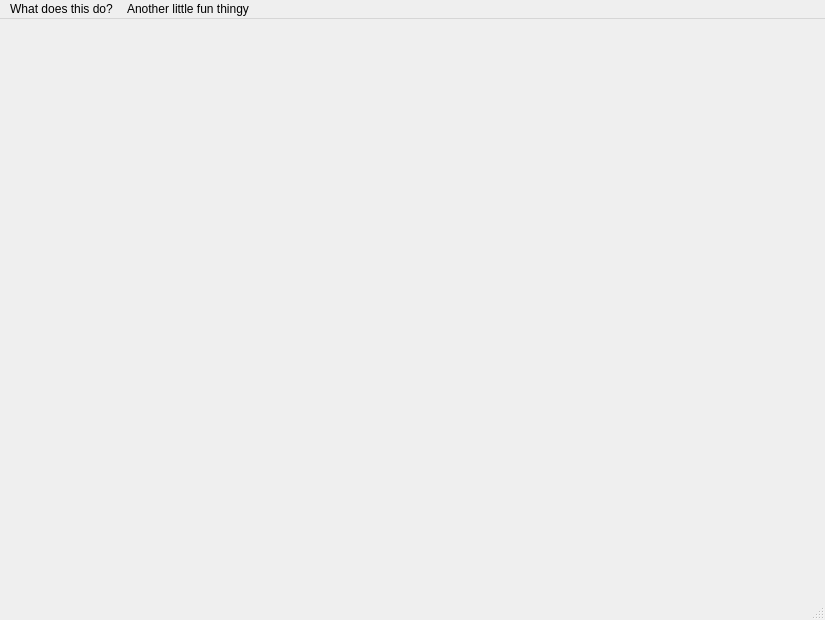
<?xml version="1.0" encoding="UTF-8"?>
<ui version="4.0">
 <class>MainWindow</class>
 <widget class="QMainWindow" name="MainWindow">
  <property name="geometry">
   <rect>
    <x>0</x>
    <y>0</y>
    <width>825</width>
    <height>620</height>
   </rect>
  </property>
  <property name="windowTitle">
   <string>MainWindow</string>
  </property>
  <widget class="QWidget" name="centralwidget">
   <layout class="QVBoxLayout" name="verticalLayout">
    <item>
     <widget class="QStackedWidget" name="stackedWidget">
      <property name="currentIndex">
       <number>1</number>
      </property>
      <widget class="QWidget" name="page">
       <widget class="QTextEdit" name="textEdit">
        <property name="geometry">
         <rect>
          <x>230</x>
          <y>80</y>
          <width>104</width>
          <height>71</height>
         </rect>
        </property>
        <property name="html">
         <string>&lt;!DOCTYPE HTML PUBLIC &quot;-//W3C//DTD HTML 4.0//EN&quot; &quot;http://www.w3.org/TR/REC-html40/strict.dtd&quot;&gt;
&lt;html&gt;&lt;head&gt;&lt;meta name=&quot;qrichtext&quot; content=&quot;1&quot; /&gt;&lt;meta charset=&quot;utf-8&quot; /&gt;&lt;style type=&quot;text/css&quot;&gt;
p, li { white-space: pre-wrap; }
hr { height: 1px; border-width: 0; }
li.unchecked::marker { content: &quot;\2610&quot;; }
li.checked::marker { content: &quot;\2612&quot;; }
&lt;/style&gt;&lt;/head&gt;&lt;body style=&quot; font-family:'Segoe UI'; font-size:9pt; font-weight:400; font-style:normal;&quot;&gt;
&lt;p style=&quot; margin-top:0px; margin-bottom:0px; margin-left:0px; margin-right:0px; -qt-block-indent:0; text-indent:0px;&quot;&gt;uh idrk&lt;/p&gt;&lt;/body&gt;&lt;/html&gt;</string>
        </property>
       </widget>
      </widget>
      <widget class="QWidget" name="page_2"/>
     </widget>
    </item>
   </layout>
  </widget>
  <widget class="QMenuBar" name="menubar">
   <property name="geometry">
    <rect>
     <x>0</x>
     <y>0</y>
     <width>825</width>
     <height>22</height>
    </rect>
   </property>
   <widget class="QMenu" name="menuWhat_does_this_do">
    <property name="title">
     <string>What does this do?</string>
    </property>
    <addaction name="separator"/>
    <addaction name="actionHello_there"/>
    <addaction name="separator"/>
    <addaction name="actionWoah_that_s_neat"/>
   </widget>
   <widget class="QMenu" name="menuAnother_little_fun_thingy">
    <property name="title">
     <string>Another little fun thingy</string>
    </property>
    <addaction name="separator"/>
    <addaction name="actionHello"/>
    <addaction name="actionHi"/>
    <addaction name="actionIdk_shrug"/>
   </widget>
   <addaction name="menuWhat_does_this_do"/>
   <addaction name="menuAnother_little_fun_thingy"/>
  </widget>
  <widget class="QStatusBar" name="statusbar"/>
  <action name="actionHello_there">
   <property name="text">
    <string>Hello there</string>
   </property>
  </action>
  <action name="actionWoah_that_s_neat">
   <property name="text">
    <string>Woah that's neat</string>
   </property>
  </action>
  <action name="actionHello">
   <property name="text">
    <string>Hello :)</string>
   </property>
  </action>
  <action name="actionHi">
   <property name="text">
    <string>Hi</string>
   </property>
  </action>
  <action name="actionIdk_shrug">
   <property name="text">
    <string>Idk :shrug:</string>
   </property>
  </action>
 </widget>
 <resources/>
 <connections/>
</ui>
